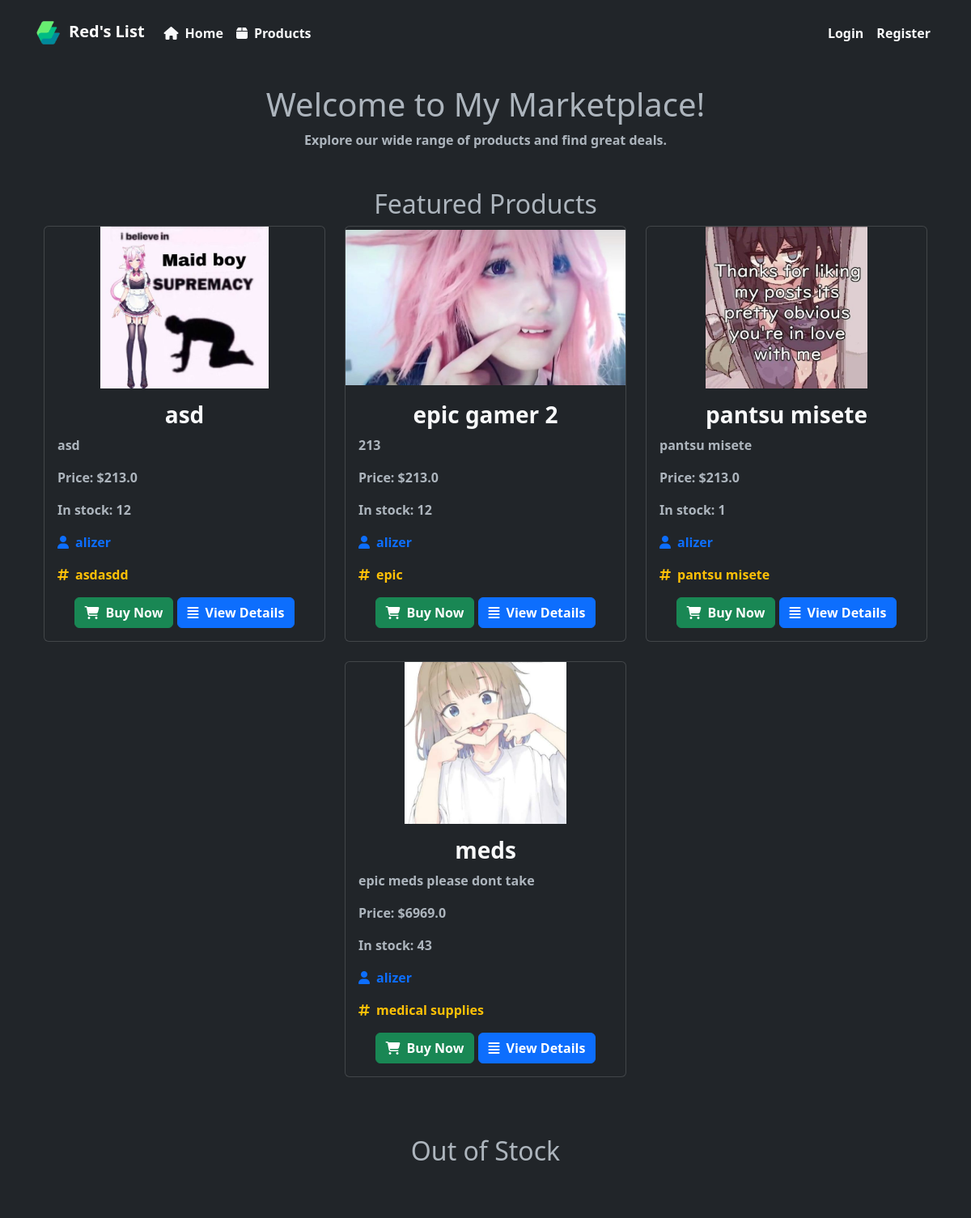
The page / on the database its author committed.
### app.py (models this page shows, shortened)
class Item(db.Model):
    id = db.Column(db.Integer, primary_key=True)
    name = db.Column(db.String(512), nullable=False)
    description = db.Column(db.Text, nullable=False)
    price = db.Column(db.Float, nullable=False)
    stock = db.Column(db.Integer, nullable=False)
    author_id = db.Column(db.Integer, db.ForeignKey('user.id'), nullable=False)
    image_file = db.Column(db.String(512), nullable=False)
    category = db.Column(db.String(512), nullable=False)
    sales = db.relationship('Sales', backref='item', lazy=True)  # One-to-many relationship with Sales

class User(db.Model, UserMixin):
    id = db.Column(db.Integer, primary_key=True)
    username = db.Column(db.String(80), unique=True, nullable=False)
    password_hash = db.Column(db.String(128), nullable=False)
    email = db.Column(db.String(120), unique=True, nullable=False)
    is_admin = db.Column(db.Boolean, default=False)
    is_owner = db.Column(db.Boolean, default=False)
    items = db.relationship('Item', backref='author', lazy=True)
    reset_token = db.Column(db.String(100), unique=True)
    profile_picture = db.Column(db.Text, unique=True)
    news_articles = db.relationship('News', lazy=True)  # Added relationship backref

### app.py (the view)
@app.route('/')
def home():
    items = Item.query.all()
    admin = current_user.is_authenticated and current_user.is_admin
    owner = current_user.is_authenticated and current_user.is_owner
    return render_template('home.html', items=items, admin=admin, owner=owner)

### templates/home.html (shortened to what this page needs)
{% extends 'layout.html' %}
{% block content %}
<div class="container">
    <h1 class="text-center">Welcome to My Marketplace!</h1>
    <p class="text-center">Explore our wide range of products and find great deals.</p>
    <h2 class="text-center mt-5">Featured Products</h2>
    <div class="row justify-content-center">
        {% for item in items %}
        {% if item.stock > 0 %}
        <div class="col-md-4">
            <div class="card mb-4 product-card">
                <a href="{{ url_for('product_details', item_id=item.id) }}">
                    <img src="{{ url_for('static', filename='pics/' + item.image_file) }}" alt="{{ item.name }}"
                        class="card-img-top product-image">
                </a>
                <div class="card-body">
                    <h3 class="card-title text-center"><a class="text-light text-decoration-none" href="{{ url_for('product_details', item_id=item.id) }}">{{ item.name }}</a></h3>
                    <p class="card-text">{{ item.description[:30] }}</p>
                    <p class="card-text">Price: ${{ item.price }}</p>
                    <p class="card-text">In stock: {{ item.stock }}</p>
                    <p
                        class="card-text">
                        <a href="/chat/{{ item.author.username }}" class="text-decoration-none {% if item.author == current_user: %} text-success {% else %} text-primary {% endif %}">
                            <i class="fa-solid fa-user me-2"></i>{{ item.author.username }}
                        </a>
                    </p>
                    <p
                        class="card-text">
                        <a href="/items/{{item.category}}" class="text-decoration-none text-warning">
                            <i class="fa-solid fa-hashtag me-2"></i>{{ item.category }}
                        </a>
                    </p>
                    <div class="text-center">
                        {% if item.author != current_user %}
                        <form action="{{ url_for('buy_item', item_id=item.id) }}" method="POST"
                            style="display: inline-block;">
                            <button type="submit"
                                class="btn fw-bold btn-success{% if item.stock <= 0 %} disabled{% endif %}">
                                {% if item.stock <= 0 %} Out of Stock {% else %} <i
                                    class="fa-solid fa-cart-shopping me-2"></i>Buy Now
                                    {% endif %}
                            </button>
                        </form>
                        {% else %}
                        <a href="{{ url_for('edit_product', item_id=item.id) }}"
                            class="btn btn-outline-primary fw-bold">Edit product</a>
                        {% endif %}
                        <a href="{{ url_for('product_details', item_id=item.id) }}" class="btn btn-primary fw-bold"><i
                                class="fa-solid fa-align-justify me-2"></i>View Details</a>
                    </div>
                </div>
            </div>
        </div>
        {% endif %}
        {% endfor %}
    </div>
    <h2 class="text-center mt-5">Out of Stock</h2>
</div>
{% endblock %}

### templates/layout.html (shortened to what this page needs)
<!DOCTYPE html>
<html>
<head>
    <link rel="stylesheet" type="text/css" href="{{ url_for('static', filename='style.css') }}">
    <link href="https://cdn.jsdelivr.net/npm/bootstrap@5.3.0-alpha3/dist/css/bootstrap.min.css" rel="stylesheet"
>
</head>
<body data-bs-theme="dark">
    <header>
        <nav class="navbar navbar-expand-lg navbar-dark bg-dark">
            <div class="container">
                <a class="navbar-brand" href="{{ url_for('home') }}"><img src="/static/pics/icon.png"
                        class="img-fluid me-2" style="height: 35px; width: 35px" />Red's List</a>
                <div class="collapse navbar-collapse" id="navbarNav">
                    <ul class="navbar-nav">
                        <li class="nav-item">
                            <a class="nav-link text-light" href="{{ url_for('home') }}"><i
                                    class="fa-solid fa-house me-2"></i>Home</a>
                        </li>
                        <li class="nav-item">
                            <a class="nav-link text-light" href="{{ url_for('products') }}"><i
                                    class="fa-solid fa-box me-2"></i>Products</a>
                        </li>
                            </ul>
                    <ul class="navbar-nav ms-auto">
                        {% if current_user.is_authenticated %}
                        <li class="nav-item">
                            <a href="{{ url_for('add_item') }}" class="btn btn-primary fw-bold text-light me-2"><i
                                    class="fa-solid fa-plus me-2"></i>Add Item</a>
                        </li>
                        <li class="nav-item">
                            <a href="{{ url_for('profile') }}" class="nav-link text-primary"><i
                                    class="fa-solid fa-user me-2"></i>{{ current_user.username }}</a>
                        </li>
                        <li class="nav-item">
                            <a href="{{ url_for('logout') }}" class="nav-link text-light"><i
                                    class="fa-solid fa-right-from-bracket me-2"></i>Logout</a>
                        </li>
                        <li class="nav-item">
                            <a href="{{ url_for('news') }}" class="nav-link text-light"><i
                                    class="fa-solid fa-newspaper me-2"></i>News</a>
                        </li>
                        {% else %}
                        <li class="nav-item">
                            <a href="{{ url_for('login') }}" class="nav-link text-light">Login</a>
                        </li>
                        <li class="nav-item">
                            <a href="{{ url_for('register') }}" class="nav-link text-light">Register</a>
                        </li>
                        {% endif %}
                    </ul>
                </div>
            </div>
        </nav>
    </header>
    <main class="container py-4">
        <div class="row">
            <div class="col">
                {% block content %}
                {% endblock %}
            </div>
        </div>
    </main>
    <footer class="bg-dark text-center py-3">
    </footer>
</body>
</html>

### static/style.css (style rules this page uses)
body, ul { margin: 0; padding: 0; }
header { padding: 10px; }
nav { padding: 0; }
nav .navbar-brand { font-weight: bold; }
nav .nav-link { color: #333333; transition: color 0.3s ease; }
main { padding: 20px; }
h1, h2, h3 { margin-bottom: 20px; }
.product-image { object-fit: contain; width: 200px; height: 200px; }
footer { padding: 10px; text-align: center; }
.btn-success { background-color: #28a745; border-color: #28a745; }
* { font-weight: bolder; }
h1 { color: white; }

### rows shown on the page
Item: image_file (picture), name "asd", description "asd", price "213.0", stock "12", author.username "alizer", category "asdasdd", shows "Buy Now"
Item: image_file (picture), name "epic gamer 2", description "213", price "213.0", stock "12", author.username "alizer", category "epic", shows "Buy Now"
Item: image_file (picture), name "pantsu misete", description "pantsu misete", price "213.0", stock "1", author.username "alizer", category "pantsu misete", shows "Buy Now"
Item: image_file (picture), name "meds", description "epic meds please dont take", price "6969.0", stock "43", author.username "alizer", category "medical supplies", shows "Buy Now"
